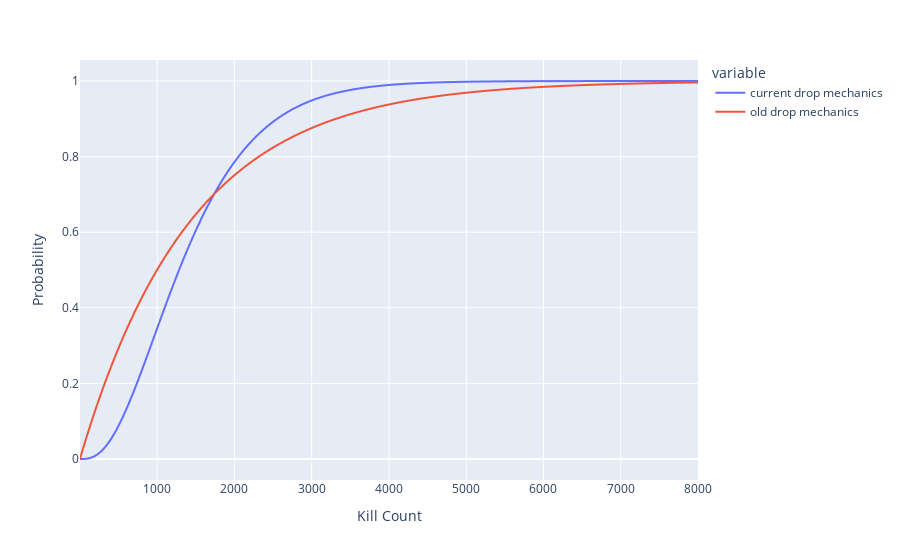

Source (notebook cell):
### Code cell
fig = px.line(a, x='kill count', y=['current drop mechanics', 'old drop mechanics'], labels={'kill count': 'Kill Count', 'value': 'Probability'})
fig.update_layout(hovermode='x')
fig.show()

### Figure 1 — Plotly figure (JSON) as saved in the notebook; plotly's stock layout.template omitted (floating-point values rounded to 4 significant figures; data arrays with more than 128 entries replaced by an {"elided": "..."} marker saying what was removed)
{"data": [{"hovertemplate": "variable=current drop mechanics<br>Kill Count=%{x}<br>Probability=%{y}<extra></extra>", "legendgroup": "current drop mechanics", "line": {"color": "#636efa", "dash": "solid"}, "marker": {"symbol": "circle"}, "mode": "lines", "name": "current drop mechanics", "showlegend": true, "type": "scattergl", "x": {"elided": "8000 int values"}, "xaxis": "x", "y": {"elided": "8000 float values"}, "yaxis": "y"}, {"hovertemplate": "variable=old drop mechanics<br>Kill Count=%{x}<br>Probability=%{y}<extra></extra>", "legendgroup": "old drop mechanics", "line": {"color": "#EF553B", "dash": "solid"}, "marker": {"symbol": "circle"}, "mode": "lines", "name": "old drop mechanics", "showlegend": true, "type": "scattergl", "x": {"elided": "8000 int values"}, "xaxis": "x", "y": {"elided": "8000 float values"}, "yaxis": "y"}], "layout": {"hovermode": "x", "legend": {"title": {"text": "variable"}, "tracegroupgap": 0}, "margin": {"t": 60}, "xaxis": {"anchor": "y", "domain": [0, 1], "title": {"text": "Kill Count"}}, "yaxis": {"anchor": "x", "domain": [0, 1], "title": {"text": "Probability"}}}}
